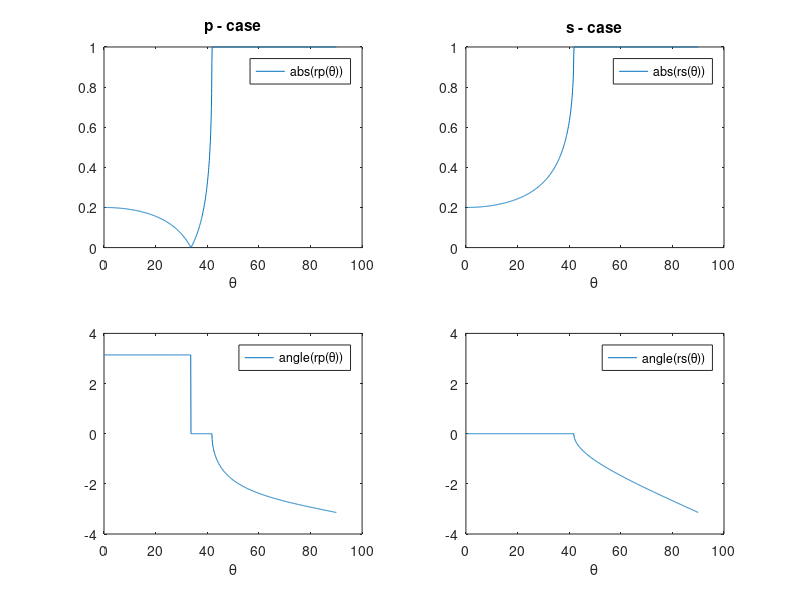
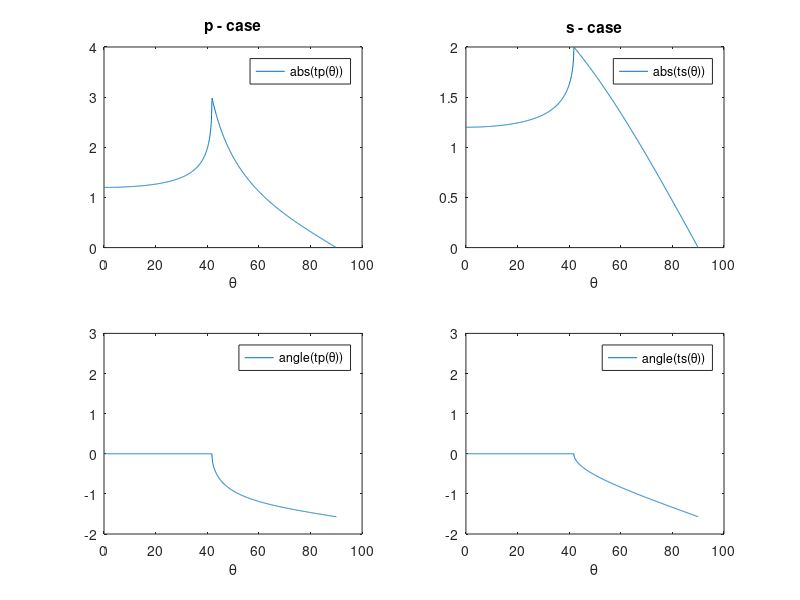

MATLAB code to generate these figures, in order:
% M3FRN2S
% Fresnel's formulas as function of angle of incidence for first medium 1 and
% second medium 2 and n1>n2.

% 1. Reflection coefficients.
% Absolute value and imaginary parts for p-case and s-case.
function M3FRN2S;
n1 = 1.5;
n2 = 1;

Theta = (0.1:0.1:90);


rp = ((n2/n1)*cos(2*(pi/360)*Theta)-sqrt(1-((n1/n2)*sin(2*(pi/360)*Theta)).^2))./((n2/n1)*cos(2*(pi/360)*Theta)+sqrt(1-((n1/n2)*sin(2*(pi/360)*Theta)).^2));
rs = (cos(2*(pi/360)*Theta)-(n2/n1)*sqrt(1-((n1/n2)*sin(2*(pi/360)*Theta)).^2))./(cos(2*(pi/360)*Theta)+(n2/n1)*sqrt(1-((n1/n2)*sin(2*(pi/360)*Theta)).^2));

figure(1);
subplot(2,2,1);
plot(Theta,abs(rp));
axis([0 100 0 1]);                  % PLOTS LIMITS                    
xlabel('\theta');
title('p - case');
legend('abs(rp(\theta))');

subplot(2,2,2);
plot(Theta,abs(rs));
axis([0 100 0 1]);                  % PLOTS LIMITS                    
xlabel('\theta');
title('s - case');
legend('abs(rs(\theta))');

subplot(2,2,3);
plot(Theta,angle(rp));
axis([0 100 -4 4]);                  % PLOTS LIMITS                    
xlabel('\theta');
legend('angle(rp(\theta))');

subplot(2,2,4);
plot(Theta,angle(rs));
axis([0 100 -4 4]);                  % PLOTS LIMITS                    
xlabel('\theta');
legend('angle(rs(\theta))');

% 2. Transimission coefficient.
% Absolute value and imaginary value part for p-case and s-case.

tp = (2*cos(2*(pi/360)*Theta))./((n2/n1)*cos(2*(pi/360)*Theta)+sqrt(1-((n1/n2)*sin(2*(pi/360)*Theta)).^2));
ts = (2*cos(2*(pi/360)*Theta))./(cos(2*(pi/360)*Theta)+(n2/n1)*sqrt(1-((n1/n2)*sin(2*(pi/360)*Theta)).^2));

figure(2);
subplot(2,2,1);
plot(Theta,abs(tp));
axis([0 100 0 4]);                  % PLOTS LIMITS                    
xlabel('\theta');
title('p - case');
legend('abs(tp(\theta))');

subplot(2,2,2);
plot(Theta,abs(ts));
axis([0 100 0 2]);                  % PLOTS LIMITS                    
xlabel('\theta');
title('s - case');
legend('abs(ts(\theta))');

subplot(2,2,3);
plot(Theta,angle(tp));
axis([0 100 -2 3]);                  % PLOTS LIMITS                    
xlabel('\theta');
legend('angle(tp(\theta))');

subplot(2,2,4);
plot(Theta,angle(ts));
axis([0 100 -2 3]);                  % PLOTS LIMITS                    
xlabel('\theta');
legend('angle(ts(\theta))');



